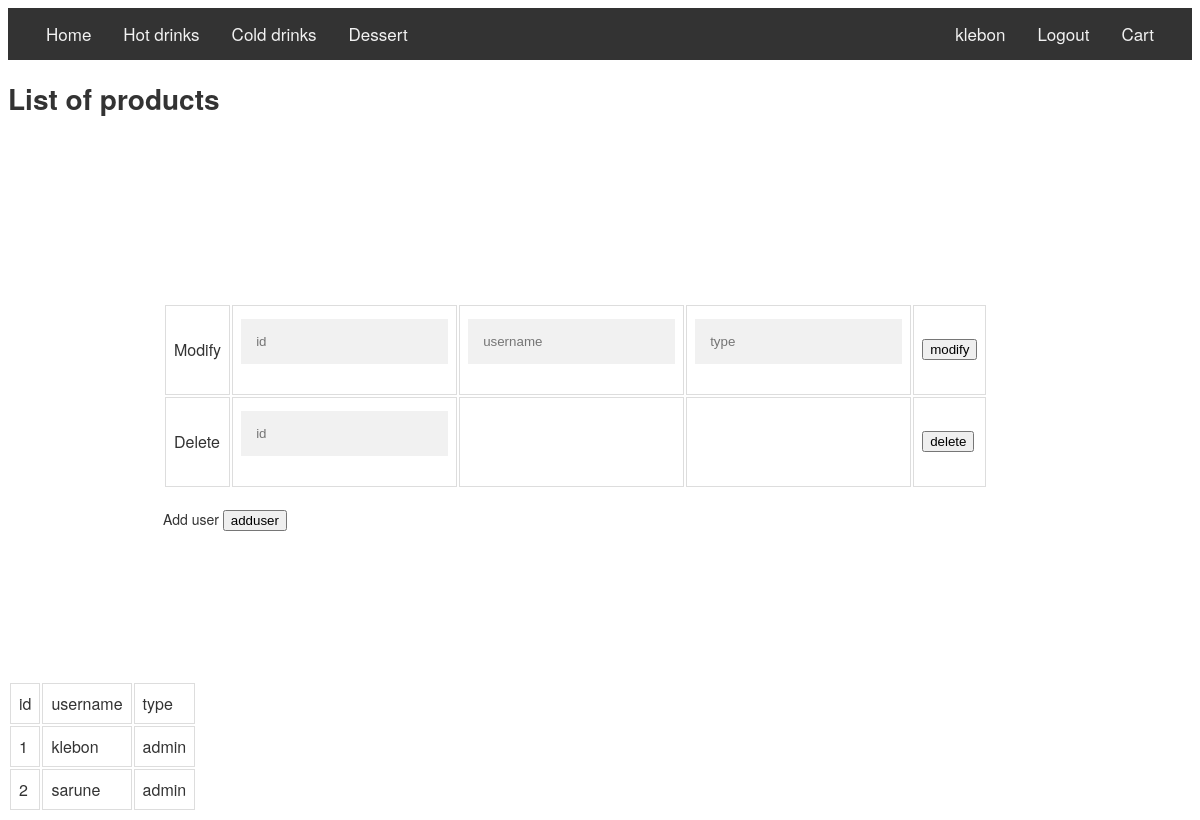
/admin_users.php (signed in), run on the app's committed database.
### tables this page shows
CREATE TABLE `users` (
  `id` int(11) NOT NULL,
  `username` text NOT NULL,
  `password` text NOT NULL,
  `secret` text NOT NULL,
  `type` varchar(10) NOT NULL DEFAULT 'user'
);

### admin_users.php (the view, shortened to what this page needs)
<?php
require_once("db_connection.php");
include("header.php");
include("nav.php");
?>
<!DOCTYPE html>
<html>
	<head>
	</head>
	<body>
		<h1>List of products</h1>
		<form class="wrapper" action="<?php echo htmlspecialchars($_SERVER["PHP_SELF"]);?>" method="post">
			<table>
				<tr>
					<td>Modify</td>
					<td><input type="text" name="id_mod" placeholder="id" value=""></td>
					<td><input type="text" name="username_mod" placeholder="username" value=""></td>
					<td><input type="text" name="type_mod" placeholder="type" value=""></td>
					<td><input type="submit" name="modify" value="modify"></td>
				</tr>
				<tr>
					<td>Delete</td>
					<td><input type="text" name="id_del" placeholder="id" value=""></td>
					<td></td>
					<td></td>
					<td><input type="submit" name="delete" value="delete"></td>
				</tr>
			</table>
			<br>
			<label>Add user</label>
			<input type="submit" name="adduser" value="adduser">
		</form>
		<table>
			<tr>
				<td>id</td>
				<td>username</td>
				<td>type</td>
			</tr>
<?php
$stmt = "SELECT id, username, type FROM users" ;
if ($list = mysqli_query($connection, $stmt))
{
	if (mysqli_num_rows($list) > 0)
	{
    	while($row = mysqli_fetch_assoc($list))
		{?>
				<tr>
					<td><?php echo $row["id"]; ?></td>
					<td><?php echo $row["username"]; ?></td>
					<td><?php echo $row["type"]; ?></td>
				</tr>
		<?php
		}
	}
}
?>
		</table>
	</body>
</html>

### final.css (style rules this page uses)
body { font-family: "Helvetica Neue", Helvetica, Arial, sans-serif; font-size: 14px; line-height: 1.42857143; color: #333333; background-color: #fff; }
* { box-sizing: border-box; }
*:before, *:after { box-sizing: border-box; }
@media (min-width: 768px) { td, th { border: 1px solid #ddd; padding: 8px; } }
@media (min-width: 768px) { form { margin: 0 auto; } }
@media (min-width: 768px) { .wrapper { padding-right: 155px; padding-left: 155px; padding-bottom: 150px; padding-top: 165px; background-color: white; } }
@media (min-width: 768px) { input[type=text], input[type=password] { width: 100%; padding: 15px; margin: 5px 0 22px 0; display: inline-block; border: none; background: #f1f1f1; } }

### data on the page
users: id "1", username "klebon", type "admin"
users: id "2", username "sarune", type "admin"

### other printed values
$_SESSION["username"] "klebon"
